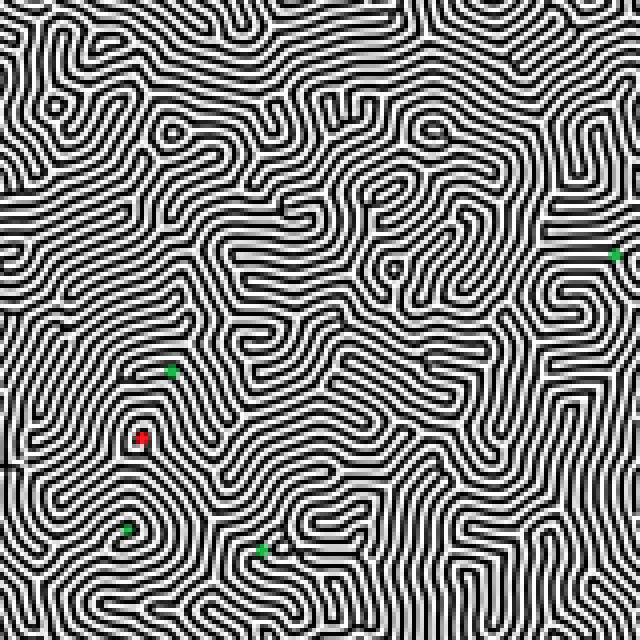
#> input picture img/pruebaa.bmp, 640 x 640 px
$ python img_processing.py
#> lines starting #> are read from the running program, lines starting #| are printed output that depends on the picture
from PIL import Image
import numpy as np

TURING = "img/pruebaa.bmp"
outTuring = "img/new_turing.bmp"

LAB  = "img/prueba.bmp"
outLab = "img/new_lab.bmp"

test = "img/probando.bmp"
test1 = "img/probando1.bmp"


def normal(imagen, output):
#> called with imagen = 'img/pruebaa.bmp', output = 'img/new_turing.bmp'
    img = Image.open(imagen)
#> img is the input picture: PIL image 640x640 RGB; mean R, G, B 127.2, 127.3, 127.2

    colors = [(255, 255, 255), (0, 0, 0), (0, 255, 0), (255, 0, 0)]

    # Create a new image with the same size as the original image
    new_img = Image.new("RGB", img.size)
#> new_img: PIL image 640x640 RGB; every value is 0

    # Iterate over each pixel in the original image
    for x in range(img.width):
        for y in range(img.height):
            # Get the RGB values of the current pixel
            r, g, b = img.getpixel((x, y))


            # Find the closest color in the list of desired colors
            closest_color = min(colors, key=lambda color: sum([(r - color[0]) ** 2, (g - color[1]) ** 2, (b - color[2]) ** 2]))

            limit = 100
            if closest_color!=colors[-1]:
                if r<=limit and g<=limit and b <=limit:
                    closest_color = colors[1]
                elif r>limit and g>limit and b >limit:
                    closest_color = colors[0]

            # Set the corresponding pixel in the new image to the closest color


            new_img.putpixel((x, y), closest_color)
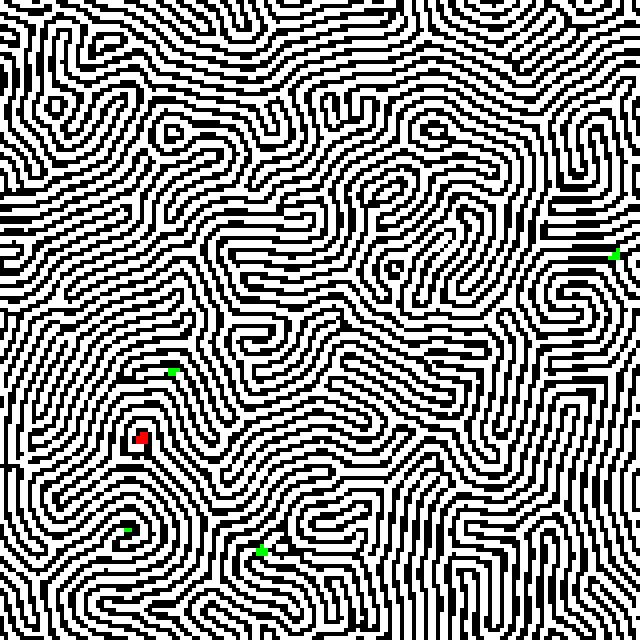
#> new_img: PIL image 640x640 RGB; mean R, G, B 142.6, 142.7, 142.5


    # Save the new image
    new_img.save(output)


normal(TURING, outTuring)
normal(test, test1)
#> call 2 of normal, with imagen = 'img/probando.bmp', output = 'img/probando1.bmp'
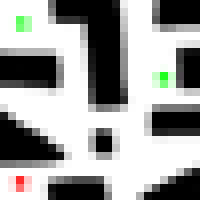
#> input picture img/probando.bmp, 25 x 25 px (shown 8 times larger)
#> in normal, img is the input picture: PIL image 25x25 RGB; mean R, G, B 157.5, 158.3, 156.7
#> in normal (call 2), `new_img = Image.new("RGB", img.size)`: new_img: PIL image 25x25 RGB; every value is 0
#> after the loop in normal (call 2), `for x in range(img.width):`:
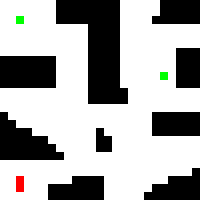
#> new_img: PIL image 25x25 RGB (shown 8 times larger); mean R, G, B 167.7, 167.7, 166.9


normal("img/resize_tur.bmp", "img/resize_tur_test.bmp")
#> call 3 of normal, with imagen = 'img/resize_tur.bmp', output = 'img/resize_tur_test.bmp'
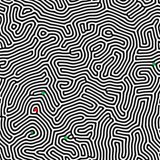
#> input picture img/resize_tur.bmp, 160 x 160 px
#> in normal, img is the input picture: PIL image 160x160 RGB; mean R, G, B 127.2, 127.3, 127.2
#> in normal (call 3), `new_img = Image.new("RGB", img.size)`: new_img: PIL image 160x160 RGB; every value is 0
#> after the loop in normal (call 3), `for x in range(img.width):`:
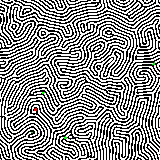
#> new_img: PIL image 160x160 RGB; mean R, G, B 142.6, 142.7, 142.5
#normal(LAB, outLab)
